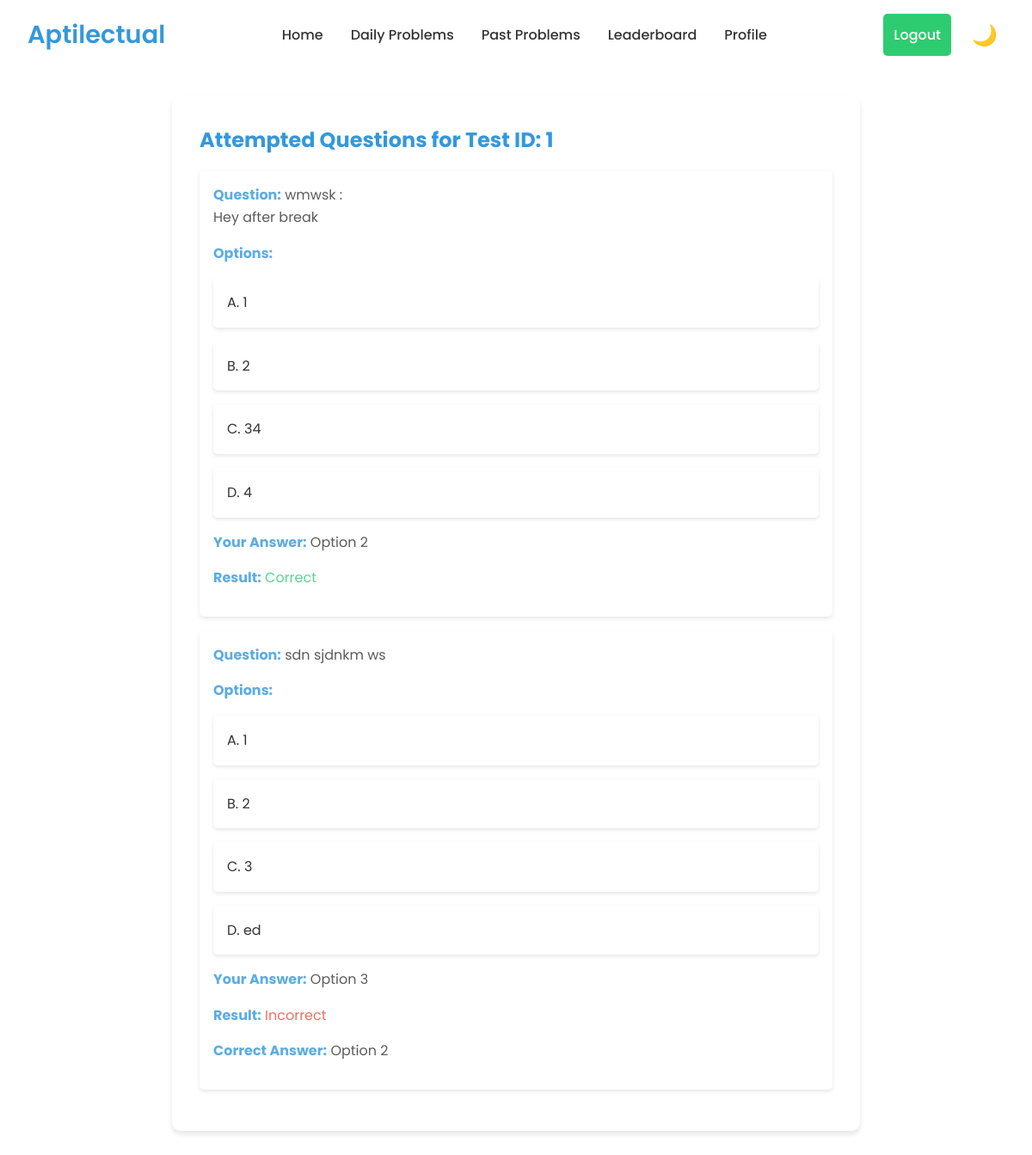
/user_attempted_questions/1/1/ (signed in), run on an earlier commit of the app's database.
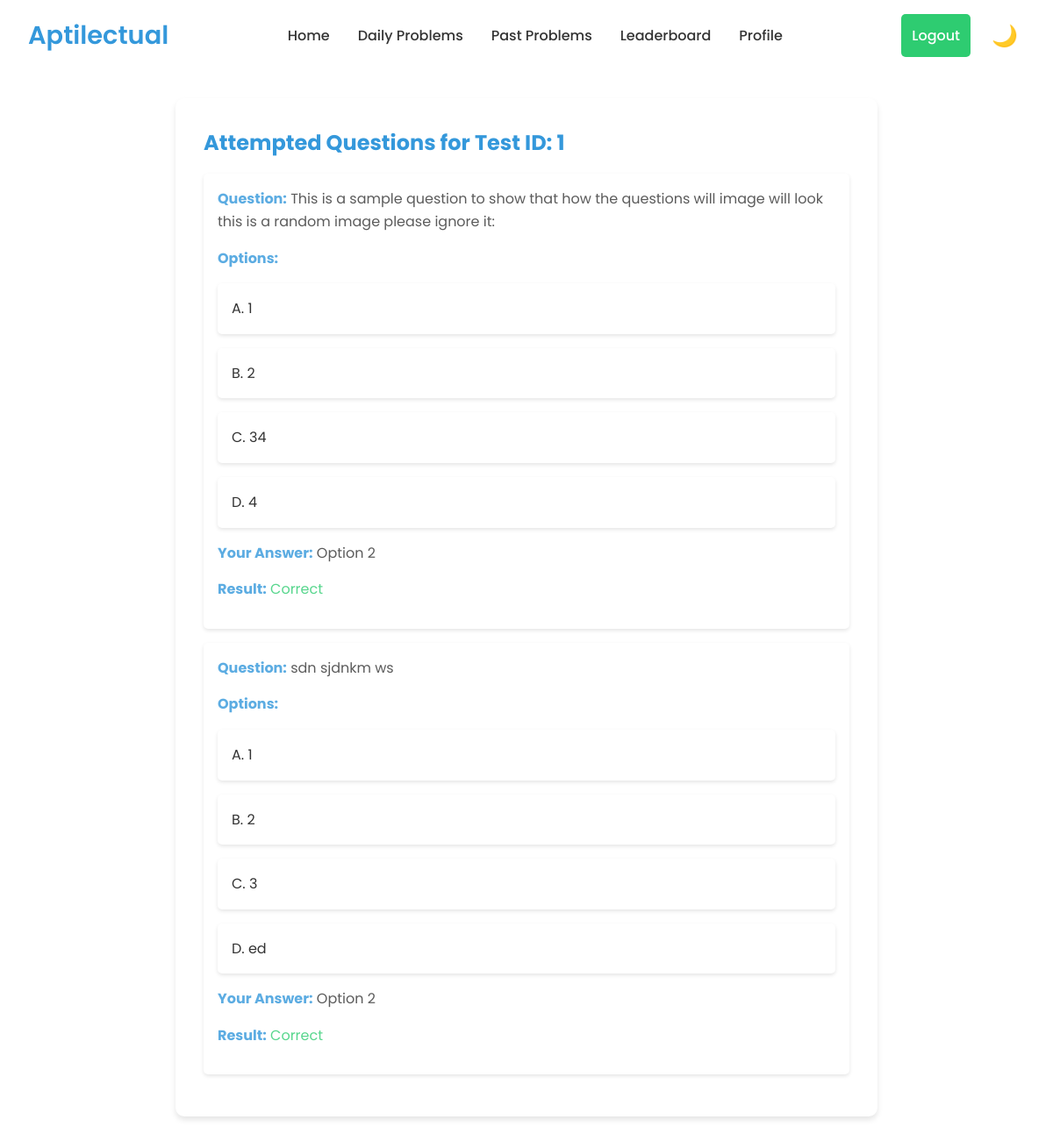
And on a later commit of the database.
### aptitude/models.py (models this page shows, shortened)
class Problem(models.Model):
    id = models.AutoField(primary_key=True)  # Explicitly define the id field
    question = models.TextField(null=True, blank=True)
    option1 = models.CharField(max_length=255, null=True, blank=True)
    option2 = models.CharField(max_length=255, null=True, blank=True)
    option3 = models.CharField(max_length=255, null=True, blank=True)
    option4 = models.CharField(max_length=255, null=True, blank=True)
    correct_option = models.PositiveSmallIntegerField(
        validators=[MinValueValidator(1), MaxValueValidator(4)],
        null=True,
        blank=True
    )
    is_active = models.BooleanField(default=True, null=True, blank=True)
    done = models.BooleanField(default=False, null=True, blank=True)
    answerurl = models.URLField(null=True, blank=True)
    companyname = models.CharField(max_length=255, null=True, blank=True)
    test_id = models.IntegerField(null=True, blank=True)
    questionimage = models.URLField(null=True, blank=True)

### aptitude/views.py (the view)
# urls.py: path('user_attempted_questions/<int:test_id>/<int:user_id>/', views.user_attempted_questions, name='user_attempted_questions'),
@login_required
def user_attempted_questions(request, test_id, user_id):
    user = get_object_or_404(CustomUser, id=user_id)
    attempted_questions = TestAnswer.objects.filter(user=user, test_id=test_id).select_related('problem')
    attempted_data = []
    for attempt in attempted_questions:
        attempted_data.append({
            'question': attempt.problem.question,
            'selected_option': attempt.selected_option,
            'is_correct': attempt.is_correct,
            'correct_option': attempt.problem.correct_option,
            'explanation': getattr(attempt.problem, 'explanation', ''),
            'option1': attempt.problem.option1,
            'option2': attempt.problem.option2,
            'option3': attempt.problem.option3,
            'option4': attempt.problem.option4,
        })
    return render(request, 'user_attempted_questions.html', {'attempted_data': attempted_data, 'test_id': test_id})

### aptitude/templates/user_attempted_questions.html (shortened to what this page needs)
<!DOCTYPE html>
<html lang="en">
<head>
</head>
<body>
    <header>
        <nav>
            <div class="logo">Aptilectual</div>
            <div class="nav-container">
                <ul class="nav-links">
                    <li><a href="{% url 'home' %}">Home</a></li>
                    <li><a href="{% url 'dailyprobblems' %}">Daily Problems</a></li>
                    <li><a href="{% url 'past_problems' %}">Past Problems</a></li>
                    <li><a href="{% url 'daily_leaderboard' %}">Leaderboard</a></li>
                    <li><a href="{% url 'profile' %}">Profile</a></li>
                </ul>
            </div>
            <div class="desktop-controls">
                <div class="auth-buttons">
                    {% if user.is_authenticated %}
                        <form method="POST" action="{% url 'logout' %}" style="display:inline;">
                            <button type="submit" class="btn btn-secondary">Logout</button>
                        </form>
                    {% else %}
                        <a href="{% url 'login' %}" id="loginBtn" class="btn btn-primary">Login</a>
                        <a href="{% url 'signup' %}" id="registerBtn" class="btn btn-secondary">Register</a>
                    {% endif %}
                </div>
                <button id="themeToggle" class="theme-toggle"></button>
            </div>
        </nav>
    </header>
    <main>
        <section class="attempted-questions-container">
            <h2>Attempted Questions for Test ID: {{ test_id }}</h2>
            {% if attempted_data %}
                <ul>
                    {% for attempt in attempted_data %}
                        <li>
                            <p><strong>Question:</strong> {{ attempt.question|safe }}</p>
                            <p><strong>Options:</strong></p>
                            <ul>
                                <li>A. {{ attempt.option1 }}</li>
                                <li>B. {{ attempt.option2 }}</li>
                                <li>C. {{ attempt.option3 }}</li>
                                <li>D. {{ attempt.option4 }}</li>
                            </ul>
                            <p><strong>Your Answer:</strong> Option {{ attempt.selected_option }}</p>
                            {% if attempt.is_correct %}
                                <p class="correct"><strong>Result:</strong> Correct</p>
                            {% else %}
                                <p class="incorrect"><strong>Result:</strong> Incorrect</p>
                                <p><strong>Correct Answer:</strong> Option {{ attempt.correct_option }}</p>
                            {% endif %}
                        </li>
                    {% endfor %}
                </ul>
            {% else %}
                <p>No attempted questions found for this test.</p>
            {% endif %}
        </section>
    </main>
</body>
</html>

What changed in the data, as far as the page shows it:
changed Problem: question "wmwsk : Hey after break" → "This is a sample question to show that how the questions will image will look this is a random image please ignore it:"
shown differently, row unchanged: Problem "sdn sjdnkm ws": selected_option "3" → "2"; correct_option "2" → (not shown); text "Incorrect Correct Answer: Option" → "Correct"
